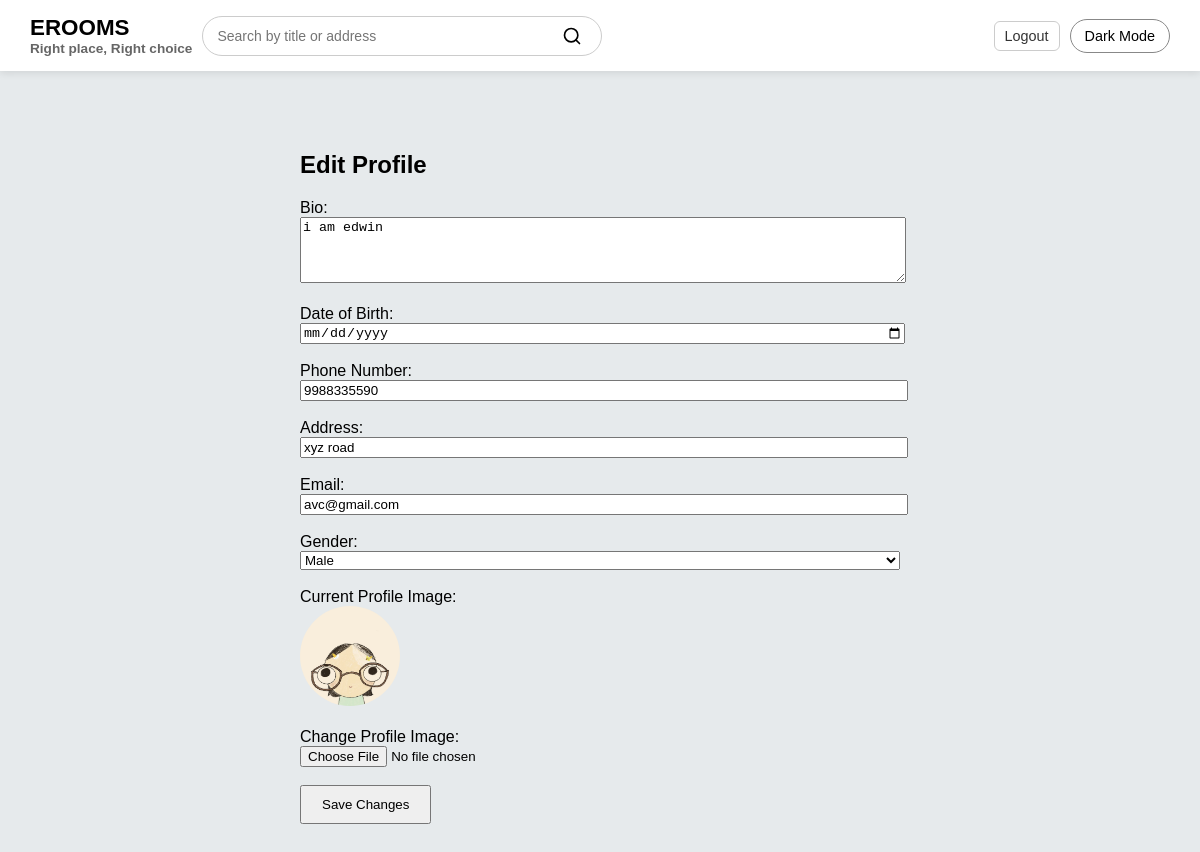
/edit-profile/ (signed in), run on the app's committed database.
### authy/models.py (models this page shows, shortened)
class Profile(models.Model):
    class TypeChoices(models.TextChoices):
        MALE = 'male' , 'Male'
        FEMALE = 'female' , 'Female'
        OTHERS = 'others' , 'Others'
    user = models.OneToOneField(User, on_delete=models.CASCADE ,unique = True, related_name = 'profile')
    listing = models.ForeignKey(Listing, on_delete=models.CASCADE, default=None ,related_name = 'profiles')
    bio = models.TextField(blank = True , null= True)
    date_of_birth = models.DateField(blank = True , null= True )
    profile_image = models.ImageField(upload_to = profile_directory_path , blank = True , null= True)
    phone_no = models.CharField(max_length= 10,blank = True)
    address = models.CharField(max_length= 256 ,blank = True)
    email_field = models.EmailField(max_length=50 ,blank = True)
    gender = models.CharField(max_length = 10 , choices = TypeChoices.choices)
    co_hosts = models.ForeignKey('self', blank=True, null= True, on_delete=models.CASCADE, related_name='co_hosted_by')
    class Meta:
        constraints = [
            models.CheckConstraint(
                name = 'email_field_validation',
                check = Q(email_field__endswith = '@gmail.com'),
                violation_error_message = 'enter valid email id !',
            )
        ]

### authy/views.py (the view, shortened to what this page needs)
# urls.py: path('edit-profile/', views.edit_profile, name='edit_profile'),
@login_required
def edit_profile(request):
    profile = Profile.objects.get(user=request.user)
    return render(request, 'authy/editprofile.html', {'profile': profile})

### templates/authy/editprofile.html (shortened to what this page needs)
{% extends "authy/base.html" %}
{% block content %}
<div style="max-width: 600px; margin: 40px auto; padding: 20px;">
    <h2>Edit Profile</h2>
    <form method="POST" enctype="multipart/form-data">
        <label for="bio">Bio:</label><br>
        <textarea name="bio" rows="4" style="width: 100%;">{{ profile.bio }}</textarea><br><br>
        <label for="date_of_birth">Date of Birth:</label><br>
        <input type="date" name="date_of_birth" value="{{ profile.date_of_birth }}" style="width: 100%;"><br><br>
        <label for="phone_no">Phone Number:</label><br>
        <input type="text" name="phone_no" maxlength="10" value="{{ profile.phone_no }}" style="width: 100%;"><br><br>
        <label for="address">Address:</label><br>
        <input type="text" name="address" value="{{ profile.address }}" style="width: 100%;"><br><br>
        <label for="email_field">Email:</label><br>
        <input type="email" name="email_field" value="{{ profile.email_field }}" style="width: 100%;"><br><br>
        <label for="gender">Gender:</label><br>
        <select name="gender" style="width: 100%;">
    {% for key, label in profile.TypeChoices.choices %}
        <option value="{{ key }}" {% if profile.gender == key %}selected{% endif %}>{{ label }}</option>
    {% endfor %}
</select><br><br>
        <label>Current Profile Image:</label><br>
        {% if profile.profile_image %}
            <img src="{{ profile.profile_image.url }}" alt="Profile Image" style="width: 100px; height: 100px; border-radius: 50%; object-fit: cover;"><br>
        {% else %}
            <p>No profile image uploaded.</p>
        {% endif %}<br>
        <label for="profile_image">Change Profile Image:</label><br>
        <input type="file" name="profile_image"><br><br>
        <button type="submit" style="padding: 10px 20px;">Save Changes</button>
    </form>
</div>
{% endblock %}

### templates/authy/base.html (style rules this page uses)
body { font-family: Arial, sans-serif; margin: 0; padding: 0; background-color: #e6eaec; color: black; }

### data on the page
Profile: bio "i am edwin", phone_no "9988335590", address "xyz road", email_field "avc@gmail.com", gender "Male", profile_image (picture)
